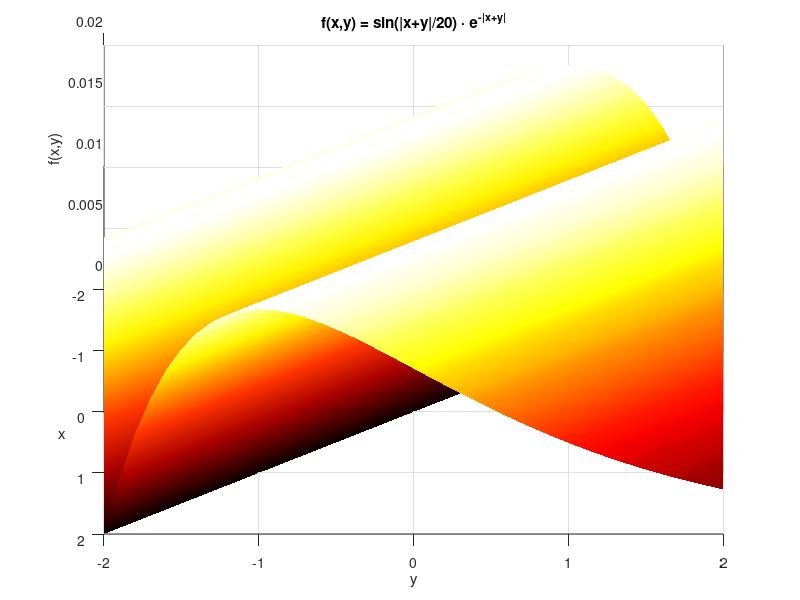
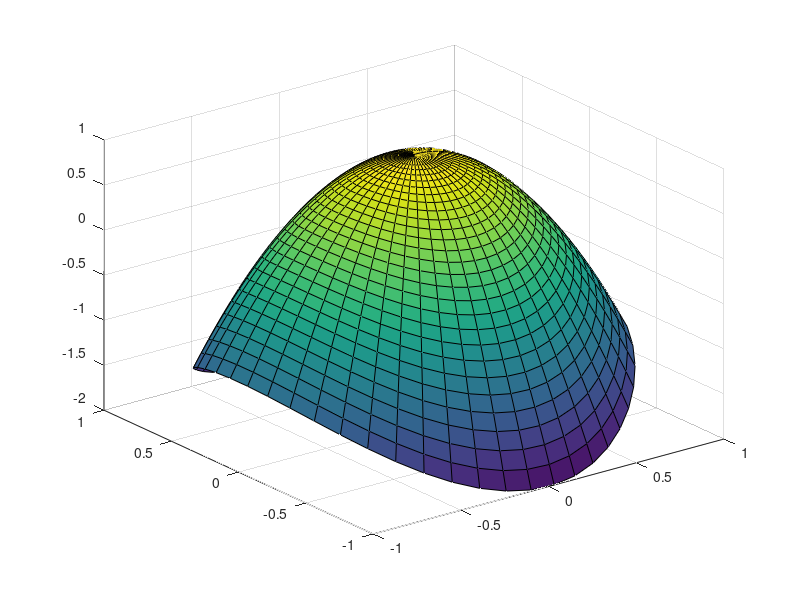

These figures' MATLAB source, in order: (Note: this script raises an error after producing the figures.)
% Modestas Jasiunas 8 variantas
%1.
figure(1)
[x, y] = meshgrid(-2:0.1:2);
f_xy = sin(abs(x+y)/20).*exp(-abs(x+y));
surf(x, y, f_xy)
colormap("hot");
shading interp;
view(90, 45);
xlabel('x');
ylabel('y');
zlabel('f(x,y)');
title('f(x,y) = sin(|x+y|/20) · e^{-|x+y|}');
figure(2)
theta = linspace(0, 2*pi, 50);
r = linspace(0, 1, 30);
[Theta, R] = meshgrid(theta, r);
x = R .* cos(Theta);
y = R .* sin(Theta);
f_xy2 = 1 - 2*x.^2 - 3*y.^2;
surf(x,y,f_xy2)
colormap("parula");
shading interp;
view(45,30);
xlabel('x');
ylabel('y');
zlabel('f(x,y)');
title('f(x,y) = 1 - 2x^2 - 3y^2');
%Papildoma
[x, y] = meshgrid(-1.5:0.1:1.5);
z_xy = 1 -(x.^2+y.^2);
figure(3)
surf(x, y, z_xy)
colormap("jet");
shading interp;
camlight("headlight")
lighting gouraud;
xlabel('x'); ylabel('y'); zlabel('z')
title('a) Surface with camlight')
figure(4)
surfc(x, y, z_xy)
colormap("summer")
shading interp
xlabel('x'); ylabel('y'); zlabel('z')
title('b) Surface with contour')
figure(5)
surf(x, y, z_xy)
colormap(jet)
shading interp
xlabel('x'); ylabel('y'); zlabel('z')
title('c) Simple surface')
